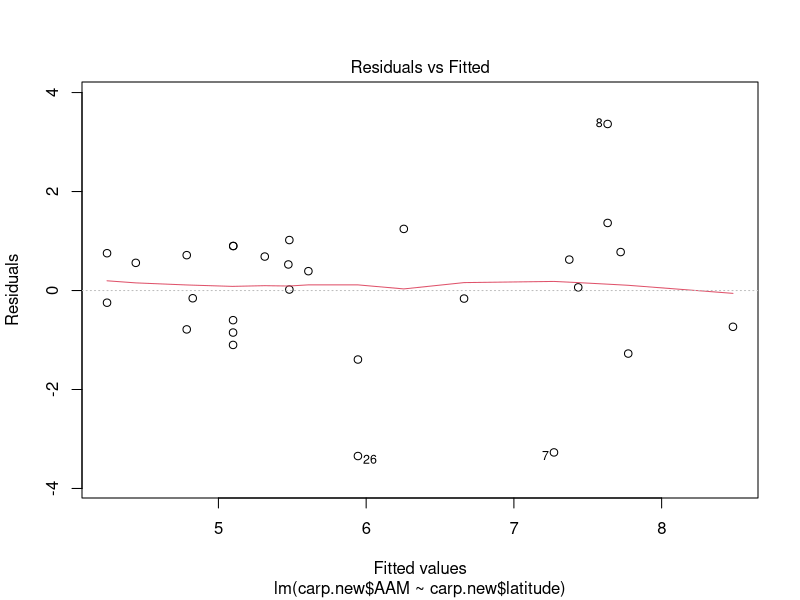
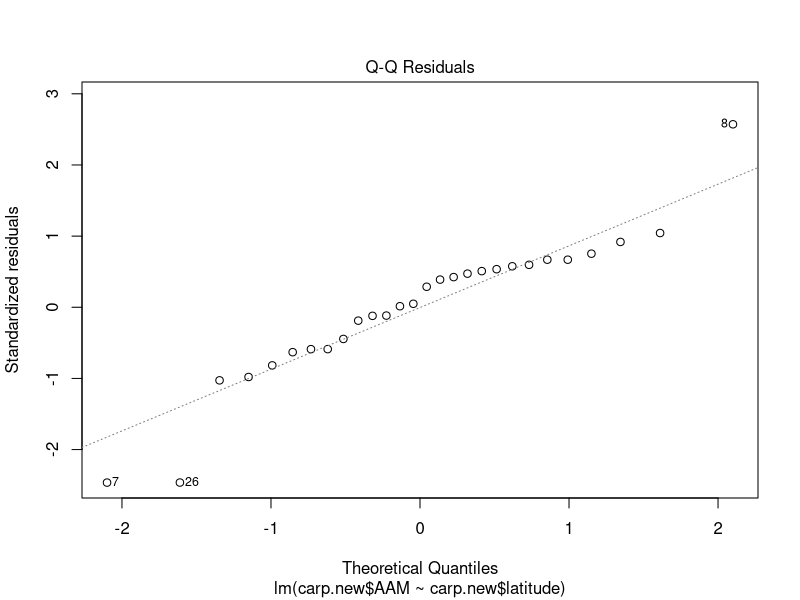
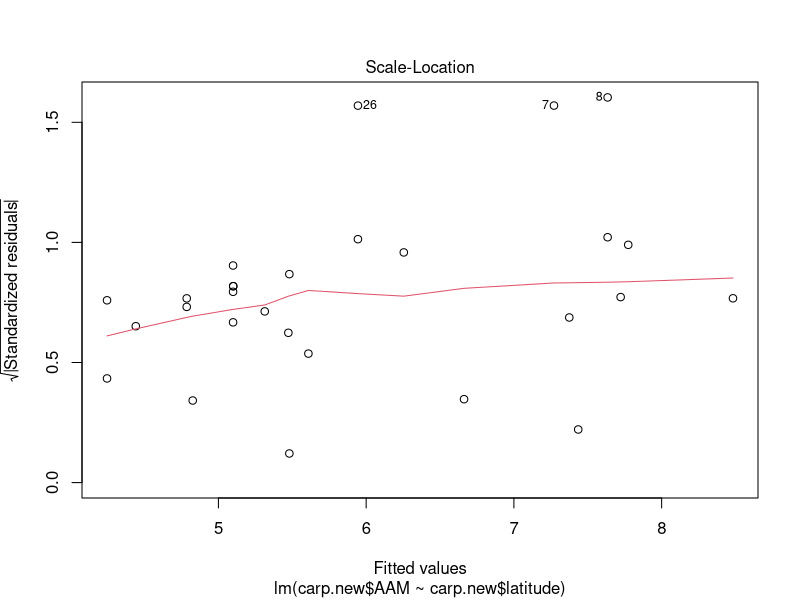
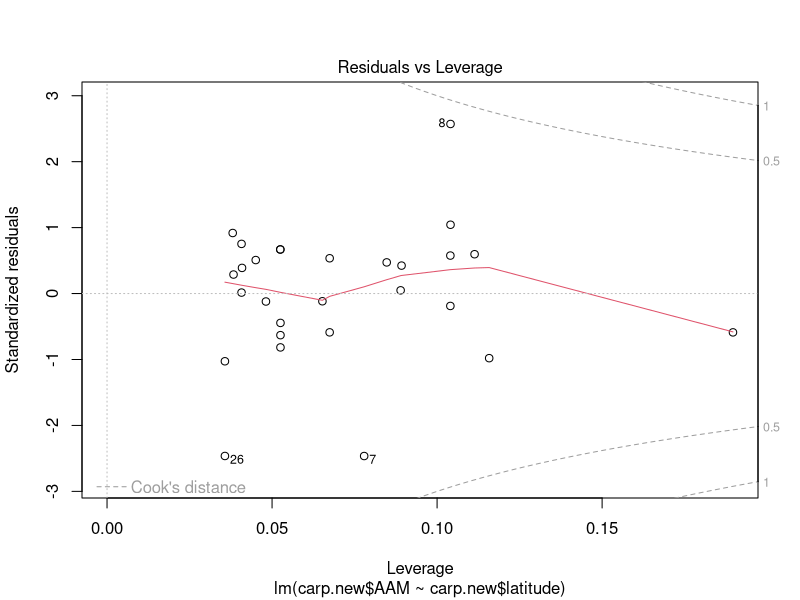
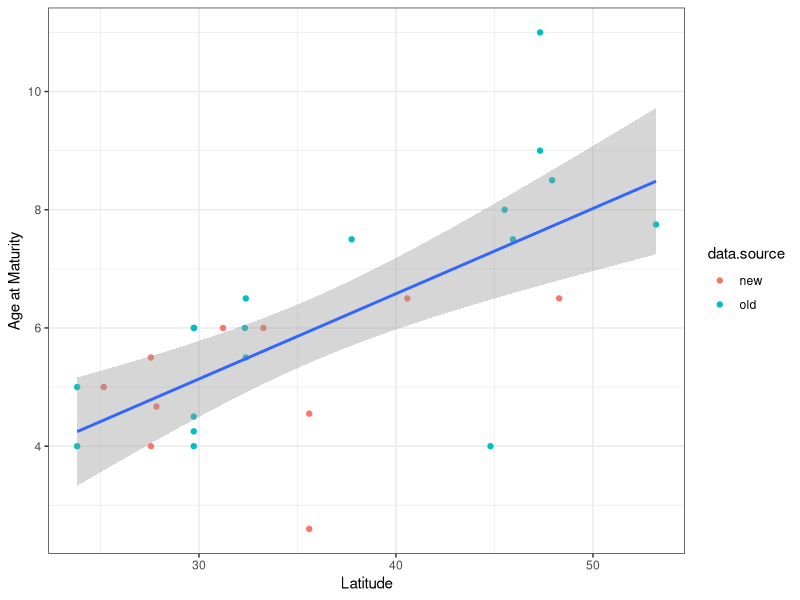
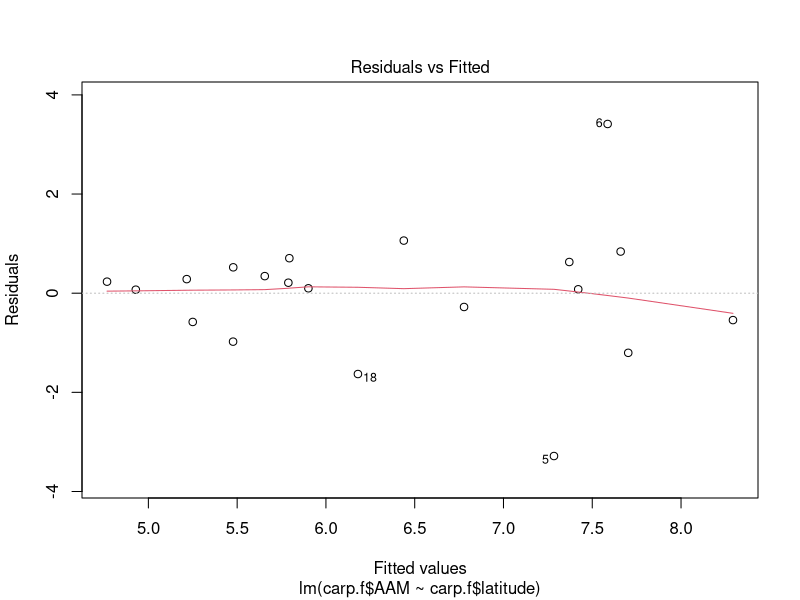
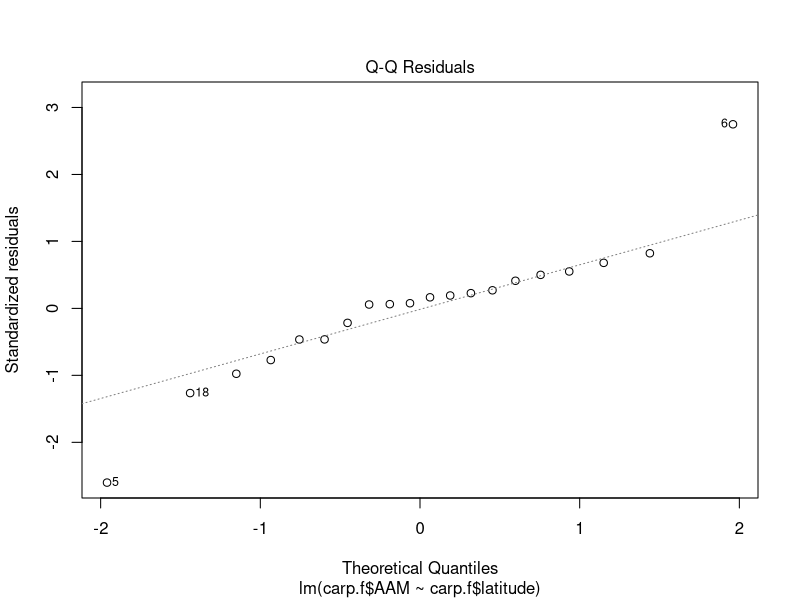
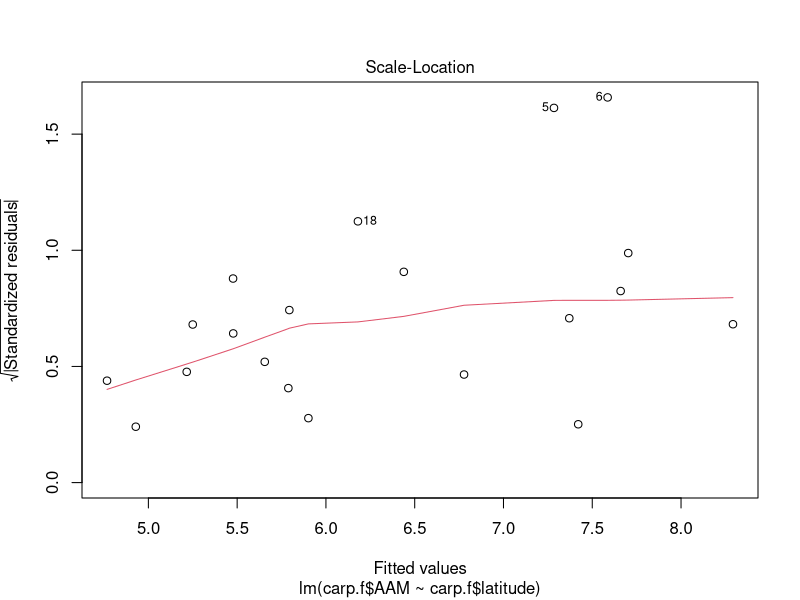

These charts were generated, in order, by the following R code: (Note: this script raises an error after producing the figures.)
library(ggplot2)
library(dplyr)
library(ggpubr)

#### Import the AMM data ####
# new file containing additional data points from China and US
carp.new <- read.csv("eddie_carp_new.csv", stringsAsFactors = TRUE)
str(carp.new)


#### For all the sex groups ####
# AAM verse latitude:
aam.latitude <- lm(carp.new$AAM ~ carp.new$latitude)
summary(aam.latitude)
plot(aam.latitude)

# Plot the AAM verse latitude (both sexes):
ggplot(carp.new, mapping = aes(latitude, AAM))+
  geom_point(aes(colour = data.source))+
  geom_smooth(method = "lm")+
  labs(x = "Latitude", y = "Age at Maturity")+
  theme_bw()


#### For one sex only ####
## Only for females:

# Remove the duplicate on Yangtze River and also male data:
carp.f <- carp.new %>% filter(!row_number() == 15) %>% filter(sex != "male")

# Female AAM verse latitude:
aam.latitude.f <- lm(carp.f$AAM ~ carp.f$latitude)
summary(aam.latitude.f)
plot(aam.latitude.f)

# Plot the female AAM verse latitude:
ggplot(carp.f, mapping = aes(latitude, AAM))+
  geom_point(aes(shape = data.source))+
  geom_smooth(method = "lm")+
  labs(x = "Latitude", y = "Age at Maturity")+
  theme_classic(base_size = 16)+
  theme(legend.position = c(0.15,0.9),
        legend.text=element_text(size=rel(1)), #change legend text size
        legend.title=element_blank()) #remove legend title

# Save the graph:
ggsave("images/aam latitude black.jpeg",
       width = 5.6, height = 3.8, dpi = 300)


## Only for males:
# Male AAM verse latitude:
carp.m <- carp.new %>% filter(sex != "female")

aam.latitude.m <- lm(carp.m$AAM ~ carp.m$latitude)
summary(aam.latitude.m)
plot(aam.latitude.m)

# Plot the AMM verse latitude:
ggplot(aamloc.m, mapping = aes(latitude, AMM))+
  geom_point()+
  geom_smooth(method = "lm")+
  labs(x = "Latitude", y = "Age at Maturity",
       title = "Only for males")+
  theme_bw()


#### AMM verse latitude relationship for other carp species ####

# Import and filter out different carp species
carp.all <- read.csv("black carp clean data.csv")

grass <- carp.all %>% 
  filter(Species == "Grass")
bighead <- carp.all %>% 
  filter(Species == "Bighead")
silver <- carp.all %>% 
  filter(Species == "Silver")


# Run analysis - grass carp
aam.latitude.grass <- lm(grass$AAM ~ grass$Latitude)
summary(aam.latitude.grass)
plot(aam.latitude.grass)

grassplot <- ggplot(grass, mapping = aes(Latitude, AAM))+
  geom_point()+
  geom_smooth(method = "lm")+
  labs(x = "Latitude", y = "Age at Maturity", title = "(a) Grass carp")+
  theme_classic(base_size = 16)

# Run analysis - bighead carp
aam.latitude.bighead <- lm(bighead$AAM ~ bighead$Latitude)
summary(aam.latitude.bighead)
plot(aam.latitude.bighead)

bigheadplot <- ggplot(bighead, mapping = aes(Latitude, AAM))+
  geom_point()+
  geom_smooth(method = "lm")+
  labs(x = "Latitude", y = "Age at Maturity", title = "(b) Bighead carp")+
  theme_classic(base_size = 16)

# Run analysis - silver carp
aam.latitude.silver <- lm(silver$AAM ~ silver$Latitude)
summary(aam.latitude.silver)
plot(aam.latitude.silver)

silverplot <- ggplot(silver, mapping = aes(Latitude, AAM))+
  geom_point()+
  geom_smooth(method = "lm")+
  labs(x = "Latitude", y = "Age at Maturity", title = "(c) Silver carp")+
  theme_classic(base_size = 16)

# Arrange three carp plots onto one panel
ggarrange(grassplot, bigheadplot, silverplot, ncol=3)

# Save the graph:
ggsave("images/aam latitude asian.jpeg",
       width = 12, height = 3.8, dpi = 300)



median(c(rep(4, 68), rep(6, 100)))
median(c(rep(4, 47), rep(6, 95)))

       